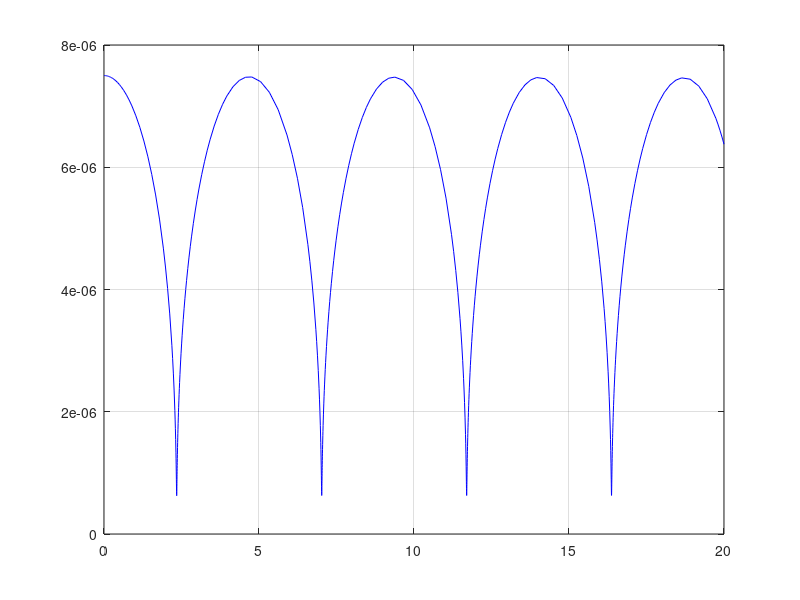

Write the MATLAB code that produced this figure.
clear all
close all
clc

% Solo para practicar, este ejercicio lo haremos utilizando funciones
% anonimas. Para mayor explicacion, insisto, ver los tips que puse en la
% web.
gamma = 1.4;

% 3.1 PVI
dr = @(t, r) [r(2); (r(1)^(-3*gamma) - 1 - 3/2*r(2)^2)/r(1)];

% 3.2
A = 2.5;
ts = [0, 20];
r0 = [A, 0];

[t, r] = ode45(dr, ts, r0);

% 3.3
R = 3e-6 * r(:, 1);
plot(t, R, 'b'); grid on
